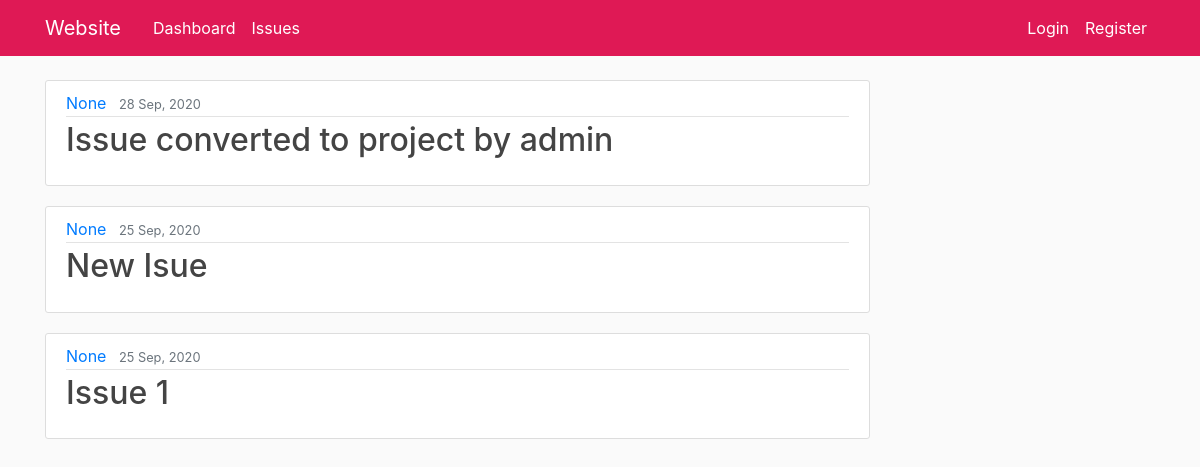
The app's page /issue/, older data.
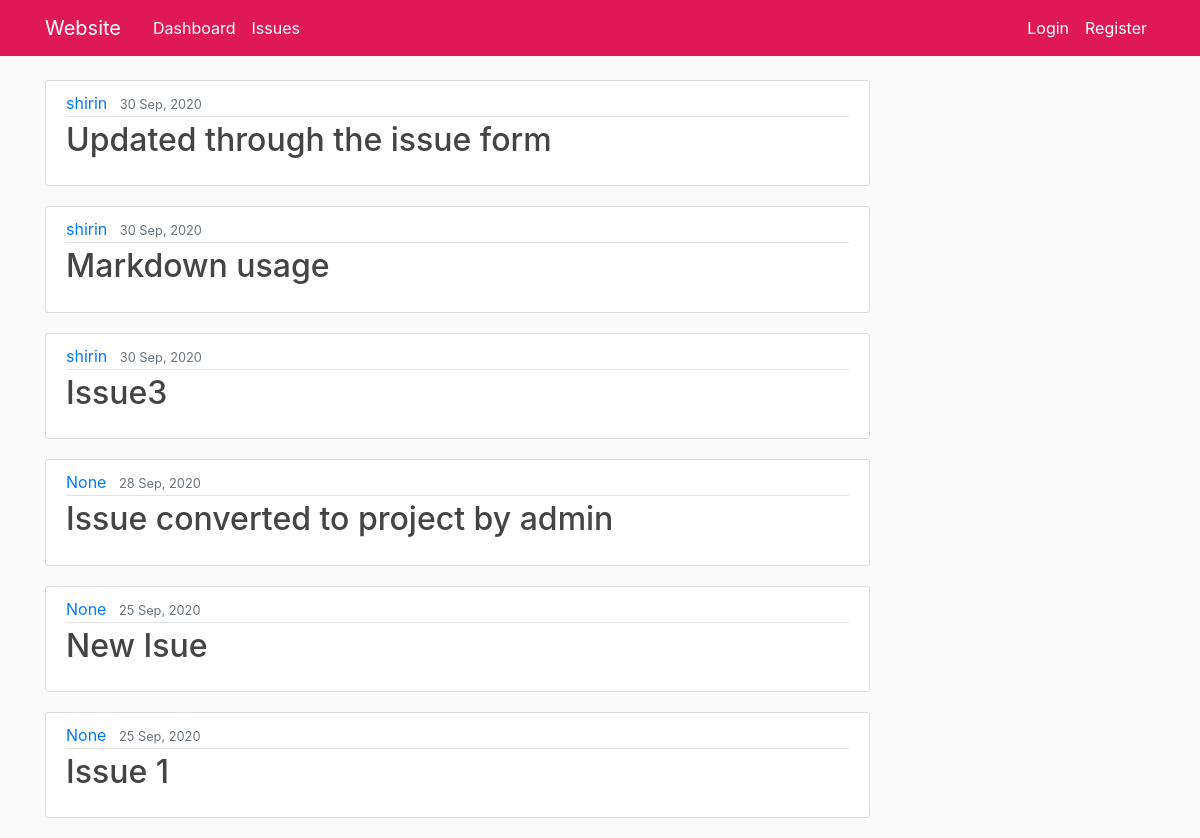
The same page, newer data.
### issue/models.py (models this page shows, shortened)
class Issue(models.Model):
    PRIORITY_CHOICES= (
        ('high','high'),
        ('medium','medium'),
        ('low', 'low')
    )
    title=models.CharField(max_length=100)
    content= MarkdownxField()
    date_created=models.DateTimeField(default=timezone.now)
    priority=models.CharField(max_length=30, choices=PRIORITY_CHOICES)
    author = models.ManyToManyField(User)
    def body_summary(self):
        return markdownify(self.content[:200] + "...")

### issue/views.py (the view)
# urls.py: path('', views.IssueListView.as_view(), name='issue-home'),
class IssueListView(ListView):
    model = Issue
    template_name='issue/home.html'
    context_object_name='posts'
    def get_queryset(self):
        return Issue.objects.order_by('-id')

### issue/templates/issue/home.html (shortened to what this page needs)
{% extends "issue/base.html" %}
{% block content %}
    <div class="col-md-9">
      {% for post in posts %}
        <article class="media content-section">
            <div class="media-body">
              <div class="article-metadata">
                <a class="mr-2" href="{% url 'profile' %}">{{ post.author.first }}</a>
                <small class="text-muted">{{ post.date_created|date:"j M, Y"}}</small>
              </div>
              <h2><a class="article-title" href="{% url 'issue-detail' post.id %}">{{ post.title }}</a></h2>
            </div>
        </article>
      {%endfor%}
      </div>
{% endblock content %}

### issue/templates/issue/base.html (shortened to what this page needs)
{% load static %}
<!DOCTYPE html>
<html lang="en">
<head>
    <link rel="stylesheet" href="https://stackpath.bootstrapcdn.com/bootstrap/4.3.1/css/bootstrap.min.css">
    <link rel="stylesheet" type="text/css" href="{% static 'issue/main.css' %}">
</head>
<body>
    <header class="site-header">
        <nav class="navbar navbar-expand-md navbar-dark bg-steel fixed-top">
          <div class="container">
            <a class="navbar-brand mr-4" href="/">Website</a>
            <div class="collapse navbar-collapse" id="navbarToggle">
              <div class="navbar-nav mr-auto">
                <a class="nav-item nav-link" href="#">Dashboard</a>
                <a class="nav-item nav-link" href="#">Issues</a>
              </div>
              <div class="navbar-nav">
                {% if user.is_authenticated %}
                  <a class="nav-item nav-link" href="#">Profile</a>
                  <a class="nav-item nav-link" href="{% url 'logout' %}">Logout</a>
                  <a class="nav-item nav-link" href="#">Notifs</a>
                {% else %}
                  <a class="nav-item nav-link" href="{% url 'login' %}">Login</a>
                  <a class="nav-item nav-link" href="{% url 'register' %}">Register</a>
                {% endif %}
              </div>
            </div>
          </div>
        </nav>
      </header>
      <main role="main" class="container">
        <div class="row">
          {% block content %}{% endblock %}
      </main>
</body>
</html>

### issue/static/issue/main.css (style rules this page uses)
body { background: #fafafa; color: #333333; margin-top: 5rem; }
h1, h2, h3, h4, h5, h6 { color: #444444; }
.bg-steel { background-color: rgb(223, 25, 85); }
.site-header .navbar-nav .nav-link { color: white; }
.content-section { background: #ffffff; padding: 10px 20px; border: 1px solid #dddddd; border-radius: 3px; margin-bottom: 20px; }
.article-title { color: #444444; }
.article-metadata { padding-bottom: 1px; margin-bottom: 4px; border-bottom: 1px solid #e3e3e3 }

Row changes from the older to the newer data that the page shows:
added Issue: author.first "shirin", date_created "30 Sep, 2020", title "Updated through the issue form"
added Issue: author.first "shirin", date_created "30 Sep, 2020", title "Markdown usage"
added Issue: author.first "shirin", date_created "30 Sep, 2020", title "Issue3"
